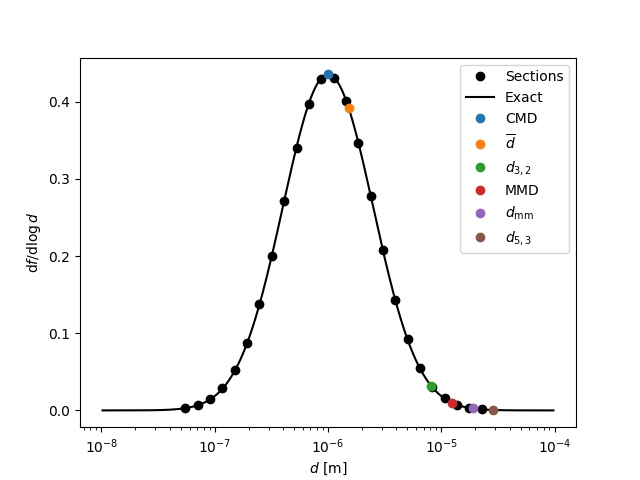

The Python source for this figure:
#!/usr/bin/python

# Script which plots a log-normal size distribution given a sectional grid
# This script is useful to find appropriate yMin and yMax

# Imports --------------------------------------------------------

import sys
import numpy as np
import matplotlib as mpl

import matplotlib.pyplot as plt

from functions import sectionalGrid
from functions import logNormal
from functions import logNormalInterval
from matplotlib import style

#import style as fs

# Parameters -----------------------------------------------------

N = 25                      # Number of sections

yMin = 6E-20                # Lower sectional grid size [kg]
yMax = 9E-12                # Upper sectional grid size [kg]

CMD = 1E-6                  # Count median diameter of the log-normal size distribution [m]
sigmag = 2.5                  # Geometric standard deviation of the log-normal size distribution

rhol = 1000                 # Dispersed mass density [kg/m^3]

gridType = 'logarithmic'    # Type of the sectional grid (linear, logarithmic)

# Script ---------------------------------------------------------

#fs.prep(plt)

#plt.style.prep(plt)

fig = plt.figure();

# Sectional representation

x, y = sectionalGrid(yMin, yMax, N, gridType)

CMM = 1.0/6.0*np.pi*rhol*CMD**3

dfdlogd = np.zeros(N)

for i in range(0,N):

    dfdlogd[i] = logNormalInterval(y[i], y[i+1], sigmag, CMM)

dx = np.power(x/rhol*6.0/np.pi, 1.0/3.0)

plt.plot(dx, dfdlogd, 'ok', label='Sections')

# Exact log-normal curve

dMin = CMD/sigmag**5
dMax = CMD*sigmag**5

d = np.exp(np.linspace(np.log(dMin), np.log(dMax), 1024))

dfdlogdexact = logNormal(d, sigmag, CMD)

plt.plot(d, dfdlogdexact, 'k', label='Exact')

# Useful diameters

countMeanDiameter = CMD*np.exp(0.5*np.square(np.log(sigmag)))
massMedianDiameter = CMD*np.exp(3.0*np.square(np.log(sigmag)))
massMeanDiameter = CMD*np.exp(3.5*np.square(np.log(sigmag)))

d32 = CMD*np.exp(0.5*(3.0+2.0)*np.square(np.log(sigmag)))
d53 = CMD*np.exp(0.5*(5.0+3.0)*np.square(np.log(sigmag)))

plt.plot(CMD, logNormal(CMD, sigmag, CMD), 'o', label='CMD')
plt.plot(countMeanDiameter, logNormal(countMeanDiameter, sigmag, CMD), 'o', label='$\overline{d}$')
plt.plot(d32, logNormal(d32, sigmag, CMD), 'o', label='$d_{3,2}$')
plt.plot(massMedianDiameter, logNormal(massMedianDiameter, sigmag, CMD), 'o', label='MMD')
plt.plot(massMeanDiameter, logNormal(massMeanDiameter, sigmag, CMD), 'o', label='$d_{\mathrm{mm}}$')
plt.plot(d53, logNormal(d53, sigmag, CMD), 'o', label='$d_{5,3}$')

print('Count median diameter =', CMD)
print('Count mean diameter =', countMeanDiameter)
print('Sauter mean diameter =', d32)
print('Mass median diameter =', massMedianDiameter)
print('Mass mean diameter =', massMeanDiameter)
print('Inertial diameter =', d53)
print('Sectional normalized fraction', dfdlogd)
print('diameter', dx)

# Style and save figure

plt.xscale('log')

plt.xlabel(r'$d$ [m]')
plt.ylabel(r'$\mathrm{d}f/\mathrm{d}\log d$')

#fs.post(fig, plt.legend())

plt.legend()

#plt.style.post(fig, plt.legend())

plt.savefig('logNormalSectionalGrid.pdf')
plt.savefig('logNormalSectionalGrid.png')
